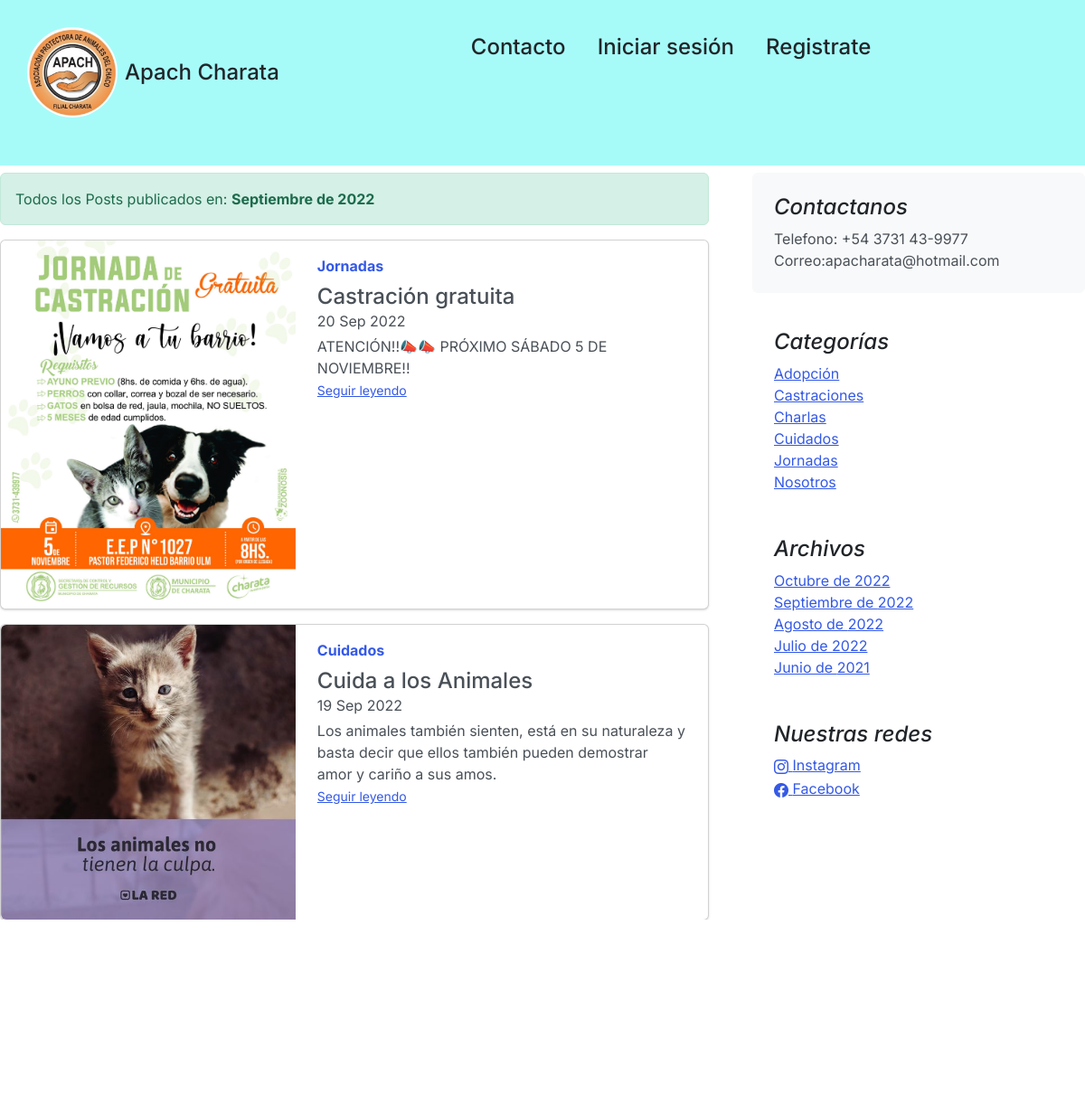
The app's page /dates/9/2022 with its own data.
### core/models.py (models this page shows, shortened)
class Post(models.Model):
	title = models.CharField(max_length=250, verbose_name='Título')
	excerpt = models.TextField(verbose_name='Bajada')
	content = RichTextField(verbose_name='Contenido')
	image = models.ImageField(upload_to='posts', null=True, blank=True, verbose_name='Imagen')
	published = models.BooleanField(default=False, verbose_name='Publicado')
	category = models.ForeignKey(Category, on_delete=models.CASCADE, related_name='get_posts', verbose_name='Categoría')
	author = models.ForeignKey(User, on_delete=models.CASCADE, related_name='get_posts', verbose_name='Autor')
	tags = models.ManyToManyField(Tag, verbose_name='Etiquetas')
	created = models.DateTimeField(auto_now_add=True, verbose_name='Fecha de creación')
	updated = models.DateTimeField(auto_now=True, verbose_name='Fecha de modificación')
	class Meta:
		verbose_name = 'Publicación'
		verbose_name_plural = 'Publicaciones'
		ordering = ['-created']

class Category (models.Model):
	name = models.CharField(max_length=200, unique=True, verbose_name='Nombre')
	active = models.BooleanField(default=True, verbose_name='Activo')
	created = models.DateTimeField(auto_now_add=True, verbose_name='Fecha de creación')
	updated = models.DateTimeField(auto_now=True, verbose_name='Fecha de modificación')
	class Meta:
		verbose_name = 'Categoría'
		verbose_name_plural = 'Categorías'
		ordering = ['name']
	def __str__(self):
		return self.name

class About(models.Model):
	description = models.CharField(max_length=350, verbose_name='Descripción')
	created = models.DateTimeField(auto_now_add=True, verbose_name='Fecha de creación')
	updated = models.DateTimeField(auto_now=True, verbose_name='Fecha de modificación')
	class Meta:
		verbose_name = 'Contacto'
		verbose_name_plural = 'Contactanos'
		ordering = ['-created']
	def __str__(self):
		return self.description

class Link(models.Model):
	key = models.CharField(max_length=100, verbose_name='Key Link')
	name = models.CharField(max_length=120, verbose_name='Red Social')
	url = models.URLField(max_length=350, blank=True, null=True, verbose_name='Enlace')
	icon = models.CharField(max_length=100, blank=True, null=True, verbose_name='Icono')
	created = models.DateTimeField(auto_now_add=True, verbose_name='Fecha de creación')
	updated = models.DateTimeField(auto_now=True, verbose_name='Fecha de modificación')
	class Meta:
		verbose_name = 'Red Social'
		verbose_name_plural = 'Redes Sociales'
		ordering = ['name']

### core/views.py (the view)
# urls.py: path('dates/<int:month_id>/<int:year_id>', dates, name='dates'),
def dates(request, month_id, year_id):
    meses = {
        1: 'Enero',
        2: 'Febrero',
        3: 'Marzo',
        4: 'Abril',
        5: 'Mayo',
        6: 'Junio',
        7: 'Julio',
        8: 'Agosto',
        9: 'Septiembre',
        10: 'Octubre',
        11: 'Noviembre',
        12: 'Diciembre',
    }
    if month_id > 12 or month_id < 1:
        return render(request, 'core/404.html')
    posts = Post.objects.filter(published=True, created__month=month_id, created__year=year_id)
    return render(request, 'core/dates.html', {'posts':posts, 'month':meses[month_id], 'year':year_id})

### core/processors.py (called while the page is built)
def ctx_dic_about(request):
	ctx_about = {}
	ctx_about['ABOUT'] = About.objects.latest('created')
	return ctx_about

def ctx_dic_category(request):
	ctx_category = {}
	ctx_category['categories'] = Category.objects.filter(active=True)
	return ctx_category

def ctx_dic_history(request):
	ctx_history = {}
	ctx_history['dates'] = Post.objects.dates('created', 'month', order='DESC').distinct()
	return ctx_history

def ctx_dic_link(request):
	ctx_link = {}
	links = Link.objects.all()
	for link in links:
		ctx_link[link.key] = {'url':link.url, 'icon':link.icon}
	return ctx_link

### core/templates/core/dates.html
{% extends 'core/base.html' %}
{% load static %}
{% block content %}
<div class="alert alert-success" role="alert">
    Todos los Posts publicados en: <strong>{{ month }} de {{ year }}</strong>
</div>
{% for post in posts %}
    <div class="card mb-3">
        <div class="row g-0">
            <div class="col-md-5">
                <img src={{ post.image.url }} class="img-fluid rounded-start" alt="...">
            </div>
            <div class="col-md-7">
                <div class="card-body">
                    <strong class="d-inline-block mb-2 text-primary">{{ post.category }}</strong>
                    <h4 class="mb-0">{{ post.title }}</h4>
                    <div class="mb-1 text-muted">{{ post.created|date:"d M Y" }}</div>
                    <p class="card-text mb-auto">{{ post.excerpt }}</p>
                    <p class="card-text"><small class="text-muted"><a href={% url 'post' post.id %} class="stretched-link">Seguir leyendo</a></small></p>
                </div>
            </div>
        </div>
    </div>
{% empty %}
    <div class="alert alert-danger" role="alert">
        <strong>No existen Posts publicados en esa fecha</strong>
    </div>
{% endfor %}
<hr>
{% if request.path != '/' %}
    <div class="my-3">
        <a class="btn btn-success rounded-pill" href={% url 'home' %}>Volver al Inicio</a>
    </div>
{% endif %}
{% endblock %}

### core/templates/core/base.html (shortened to what this page needs)
<!doctype html>
<html lang="es">
<head>
    <link rel="stylesheet" href="https://cdn.jsdelivr.net/npm/bootstrap-icons@1.9.1/font/bootstrap-icons.css">
    {% load static %}
    <link href={% static 'core/css/bootstrap.min.css' %} rel="stylesheet">
    <link href={% static 'core/css/blog.css' %} rel="stylesheet">
</head>
<body>
    <nav class="navbar navbar-expand-lg" style="background-color: #A6FBF9;">
    <div class="container navbar-nav mx-auto">
      <header class="d-flex flex-wrap justify-content-center py-3 mb-4 ">
        <a href="/" class="d-flex align-items-center mb-3 mb-md-0 me-md-auto text-dark text-decoration-none">
          <img class="bi me-2" width="100" height="100" style="border-radius: 80px;" src={% static 'core/img/logo.jpg' %}>
          <span class="fs-4">Apach Charata</span>
          <a class="nav-link" href="{% url 'Contacto' %}"><h4>Contacto</h4></a>&nbsp; &nbsp;
          {% if user.is_authenticated %}
          Hola {{ user.username}} &nbsp; &nbsp;<a class="nav-link" href="{% url 'cerrar_sesion' %}"><h4>Cerrar sesión</h4></a>
          {% else %}
          <a class="nav-link" href="{% url 'logear' %}"><h4>Iniciar sesión</h4></a> &nbsp; &nbsp; <a class="nav-link" href="{% url 'Autenticacion' %}"><h4>Registrate</h4></a>
          {% endif %}
      </header>
    </nav>
    <main class="mt-2">
      <section class="row g-5">
        <div class="col-md-8">
            {% block content %} {% endblock %}
        </div>
        <aside class="col-md-4">
          <div class="position-sticky" style="top: 2rem;">
            <div class="p-4 mb-3 bg-light rounded">
              <h4 class="fst-italic">Contactanos</h4>
              <p class="mb-0">{{ ABOUT }}</p>
            </div>
            <div class="p-4">
              <h4 class="fst-italic">Categorías</h4>
              <ol class="list-unstyled mb-0">
                {% for item in categories %}
                  <li><a href={% url 'category' item.id %}>{{ item.name }}</a></li>
                {% endfor %}
              </ol>
            </div>
            <div class="p-4">
              <h4 class="fst-italic">Archivos</h4>
              <ol class="list-unstyled mb-0">
                {% for item in dates %}
                  <li>
                    {% if item.month == 6 %}<a href={% url 'dates' item.month item.year %}>Junio de {{ item.year }}</a>{% endif %}
                    {% if item.month == 7 %}<a href={% url 'dates' item.month item.year %}>Julio de {{ item.year }}</a>{% endif %}
                    {% if item.month == 8 %}<a href={% url 'dates' item.month item.year %}>Agosto de {{ item.year }}</a>{% endif %}
                    {% if item.month == 9 %}<a href={% url 'dates' item.month item.year %}>Septiembre de {{ item.year }}</a>{% endif %}
                    {% if item.month == 10 %}<a href={% url 'dates' item.month item.year %}>Octubre de {{ item.year }}</a>{% endif %}
                  </li>
                {% endfor %}
              </ol>
            </div>
            <div class="p-4">
              <h4 class="fst-italic">Nuestras redes</h4>
              <ol class="list-unstyled">
                {% if LINK_INSTAGRAM.url %}
                  <li><a href={{ LINK_INSTAGRAM.url }}><i class="{{ LINK_INSTAGRAM.icon }}"></i> Instagram</a></li>
                {% endif %}
                {% if LINK_FACEBOOK.url %}
                  <li><a href={{ LINK_FACEBOOK.url }}><i class="{{ LINK_FACEBOOK.icon }}"></i> Facebook</a></li>
                {% endif %}
              </ol>
            </div>
          </div>
        </aside>
      </section>
    </main>
    <footer class="blog-footer">
        <a href="#">Ir arriba</a>
    </footer>
</body>
</html>

### core/static/core/css/blog.css (style rules this page uses)
.blog-footer { padding: 2.5rem 0; color: #727272; text-align: center; background-color: #f9f9f9; border-top: .05rem solid #e5e5e5; }
.bi { vertical-align: -.125em; fill: currentColor; }

### records on screen
Post: image (picture), category "Jornadas", title "Castración gratuita", created "20 Sep 2022", excerpt "ATENCIÓN!!📣📣 PRÓXIMO SÁBADO 5 DE NOVIEMBRE!!"
Post: image (picture), category "Cuidados", title "Cuida a los Animales", created "19 Sep 2022", excerpt "Los animales también sienten, está en su naturaleza y basta decir que ellos también pueden demostrar amor y cariño a sus amos."
About: description "Telefono: +54 3731 43-9977 Correo:apacharata@hotmail.com"
Category: name "Adopción"
Category: name "Castraciones"
Category: name "Charlas"
Category: name "Cuidados"
Category: name "Jornadas"
Category: name "Nosotros"

### other values on screen
{{ month }} "Septiembre"
{{ year }} "2022"
{{ item.year }} "2022"
{{ item.year }} "2021"
